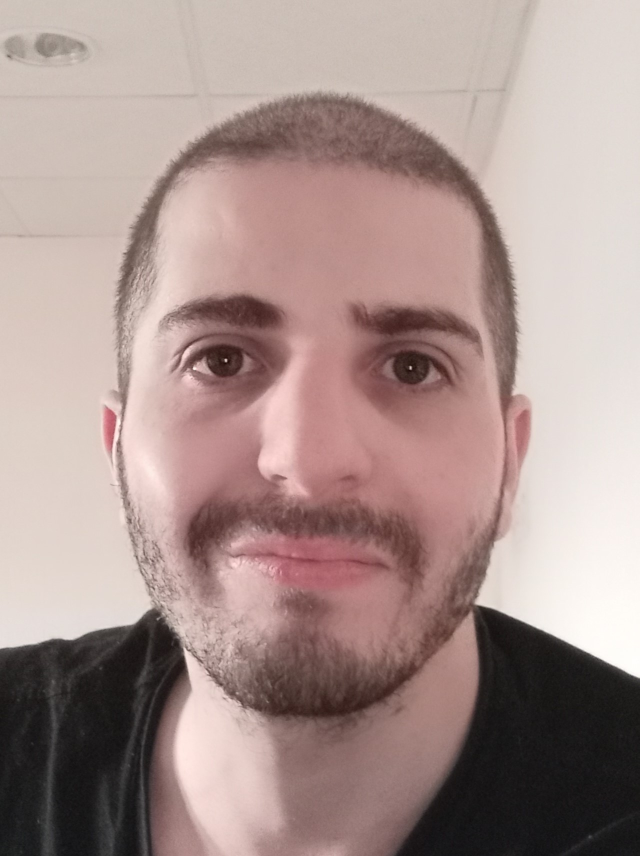
#> input picture My-Website/photo.jpg, 1279 x 1712 px (shown at 1/2 size)
$ python Image-Manipulation.py
#> lines starting #> are read from the running program, lines starting #| are printed output that depends on the picture
##!/usr/bin/env python3
from PIL import Image
import glob

source = str(input("Enter the source directory:"))
#> the answer given: ../My-Website
source1 = source+"\*.jpg"
print(source1)
image_files = glob.glob(source1)

for file in image_files:
  im = Image.open(file)
#> im is the input picture: PIL image 1279x1712 RGB; mean R, G, B 168.7, 146.8, 142.5
  imn = im.rotate(90).resize((128,128))
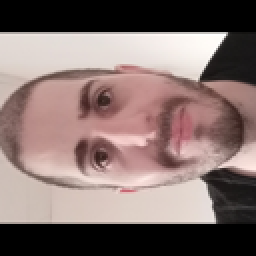
#> imn: PIL image 128x128 RGB (shown 2 times larger); mean R, G, B 131.4, 112.7, 109.5
  destination = "C:\\Users\\mbk7368\\Desktop\\" + file.split("/")[-1].split(".")[0] + ".jpeg"
  imn.save(destination)
